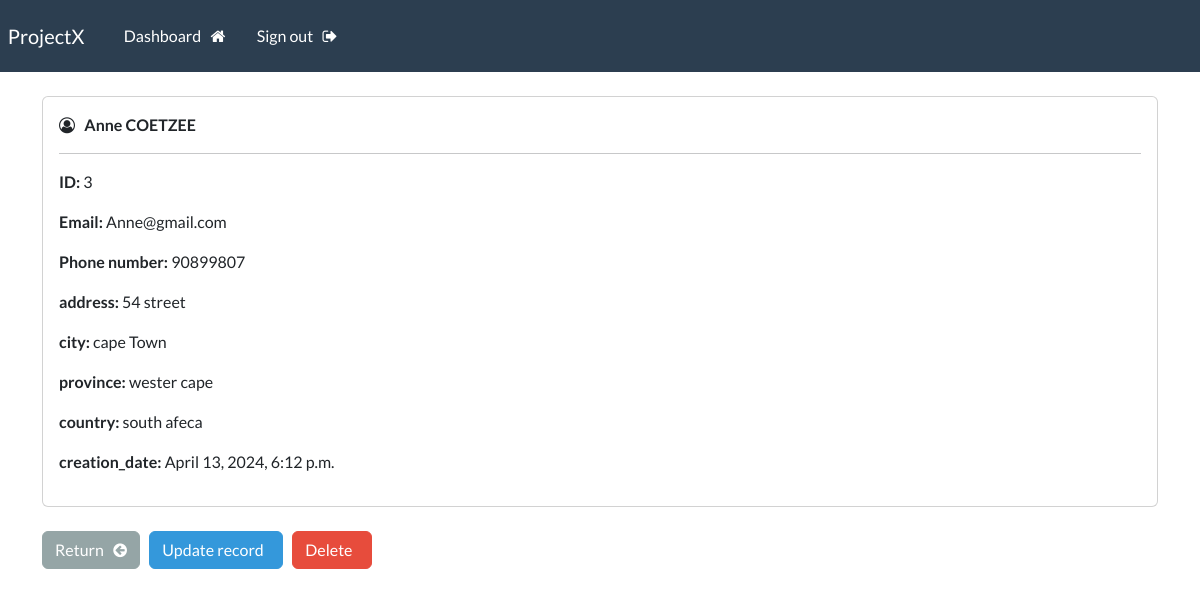
Screenshot of /record/3 (signed in) with the database file from the repository.
### webapp/models.py (models this page shows, shortened)
class Record(models.Model):
    creation_date = models.DateTimeField(auto_now_add=True)
    first_name = models.CharField(max_length=100)
    last_name = models.CharField(max_length=100)
    email = models.CharField(max_length=255)
    phone = models.CharField(max_length=20)
    address= models.CharField(max_length=300)
    city = models.CharField(max_length=255)
    province = models.CharField(max_length=200)
    country = models.CharField(max_length=125)

### webapp/views.py (the view)
# urls.py: path('record/<int:pk>' , views.singlur_record , name="record"),
@login_required(login_url='my-login')
def singlur_record(request , pk):
    all_records = Record.objects.get(id =pk)
    context = {'record':all_records}
    return render(request , 'webapp/view-record.html' , context = context )

### webapp/templates/webapp/view-record.html (shortened to what this page needs)
{% extends "webapp/base.html" %}
{% block content %}
    <div class="card">
        <div class="card-body">
            <i class="fa fa-user-circle-o" aria-hidden="true"></i>
            <strong>
                {{record.first_name}}
                {{record.last_name|upper}}
            <hr>
            </strong>
            <p> <strong> ID: </strong> {{record.id}} </p>
            <p> <strong> Email: </strong> {{record.email}} </p>
            <p> <strong> Phone number: </strong> {{record.phone}} </p>
            <p> <strong> address: </strong> {{record.address}} </p>
            <p> <strong> city: </strong> {{record.city}} </p>
            <p> <strong> province: </strong> {{record.province}} </p>
            <p> <strong> country: </strong> {{record.country}} </p>
            <p> <strong> creation_date: </strong> {{record.creation_date}} </p>
        </div>
    </div>
    <br>
    <a href="{% url 'dashboard'%}" class="btn btn-secondary"> Return &nbsp; <i class="fa fa-arrow-circle-left" aria-hidden="true"></i> </a>
    <a href="{% url 'update-record' record.id %}" class="btn btn-info"> Update record &nbsp; </a>
    <a href="{% url 'delete-record' record.id%}" class="btn btn-danger"> Delete &nbsp; </a>
{% endblock %}

### rows the page displays
Record: first_name "Anne", last_name "COETZEE", id "3", email "Anne@gmail.com", phone "90899807", address "54 street", city "cape Town", province "wester cape", country "south afeca", creation_date "April 13, 2024, 6:12 p.m."
